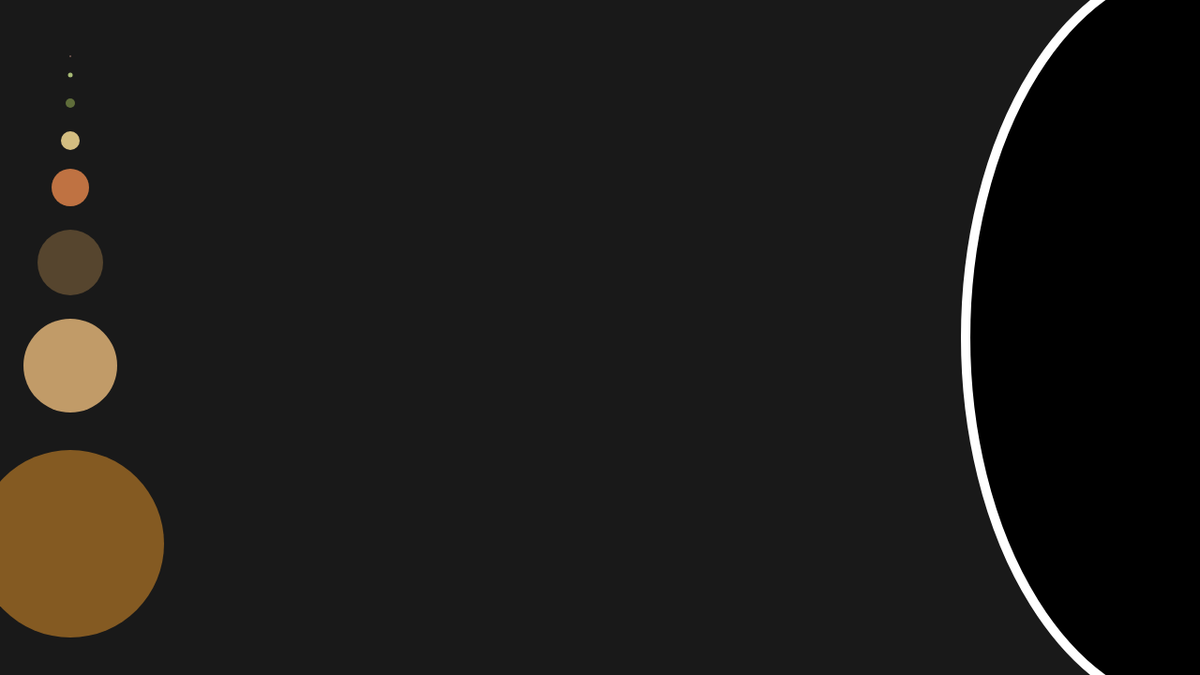
Frame 1 (no input)
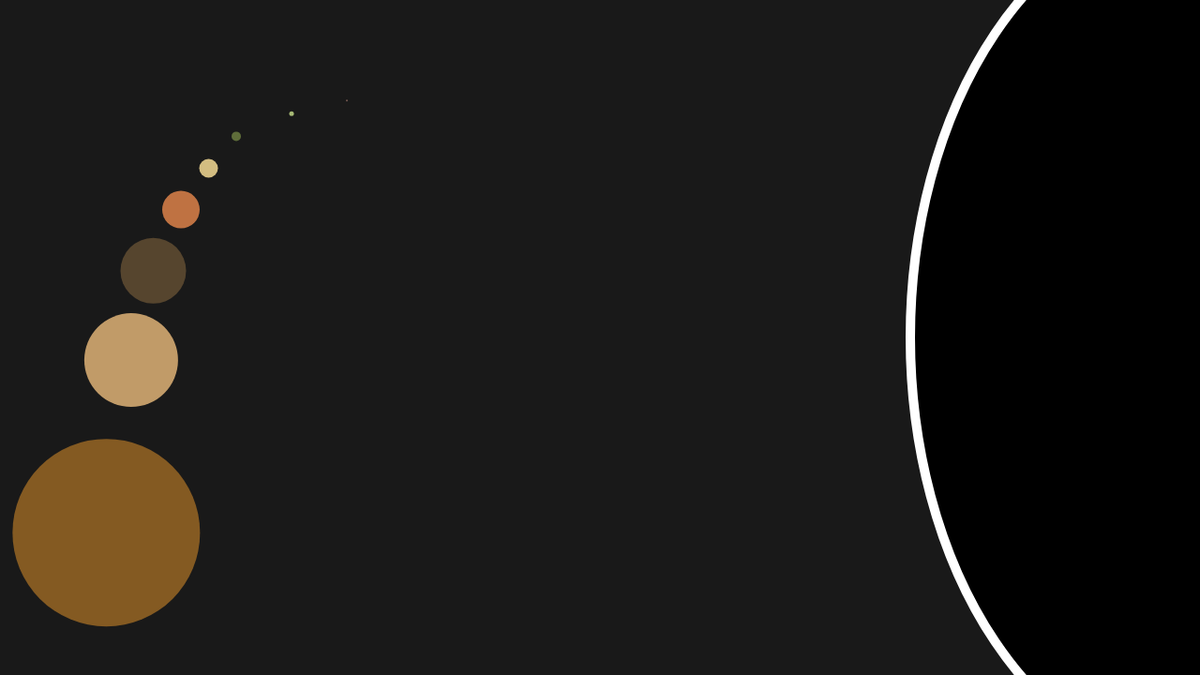
Frame 60 (no input)
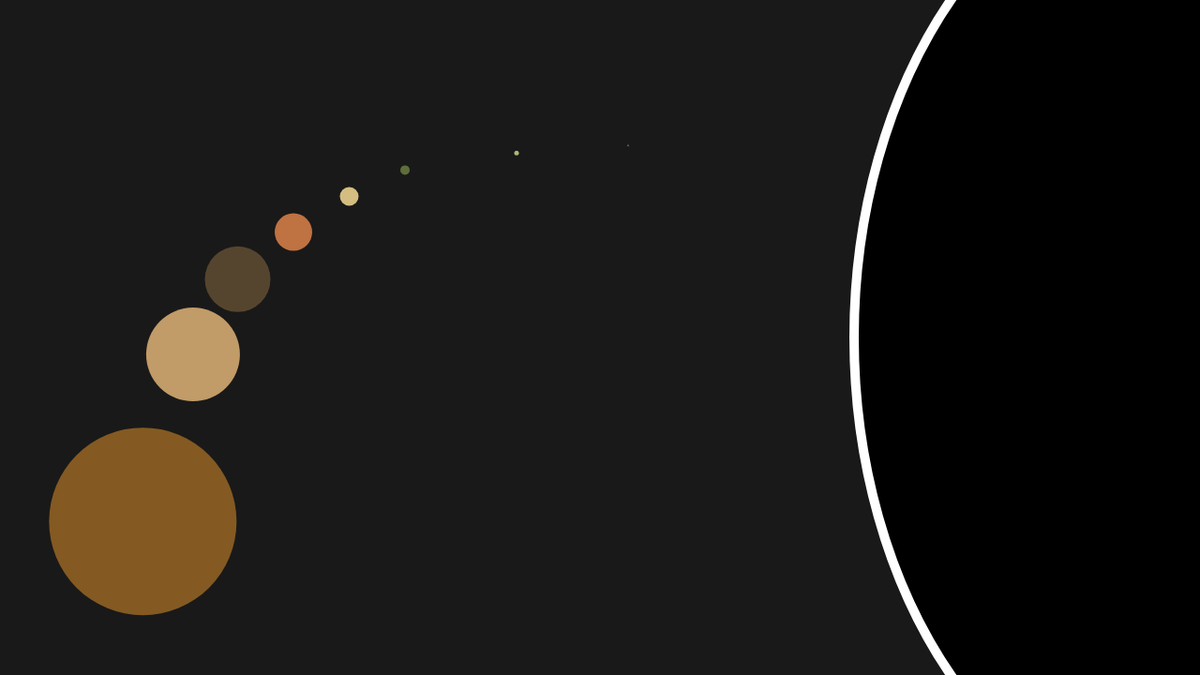
Frame 120 (the mouse pressed at the canvas centre since frame 60)

The p5.js sketch that drew these frames (run headless with seeded random() and noise() and a simulated clock; from frame 60 on, the mouse is pressed at the canvas centre):

// p5.js sketch
// ── sketch.js
	//variáveis X
	var ellipse1X = 75;
		ellipse2X = 75;
		ellipse3X = 75;
		ellipse4X = 75;
		ellipse5X = 75;
		ellipse6X = 75;
		ellipse7X = 75;
		ellipse8X = 75;

	//variáveis Y
		ellipse1Y = 60;
		ellipse2Y = 80;
		ellipse3Y = 110;
		ellipse4Y = 150;
		ellipse5Y = 200;
		ellipse6Y = 280;
		ellipse7Y = 390;
		ellipse8Y = 580;

	////variável ellipse 9 - buraco negro
	//TAMANHO
		ellipse9XX = 500;
		ellipse9YY = 500;

	//variáveis stroke ellipse9 [RGB]
		ellipse9stroke_R = 255;
		ellipse9stroke_G = 255;
		ellipse9stroke_B = 255;

	//variável stroke 
		strokeW = 10;




function setup() {

  createCanvas(1280, 720);

}


function draw () {

	background(25,25,25);
	noStroke();
	//ellipse1
	fill(119, 90, 82);
	ellipse(ellipse1X,ellipse1Y,2,2);
	//ellipse2
	fill(167, 186, 117);
	ellipse(ellipse2X,ellipse2Y,5,5);
	//ellipse3
	fill(95, 109, 58);
	ellipse(ellipse3X,ellipse3Y,10,10);
	//ellipse4
	fill(211, 189, 129);
	ellipse(ellipse4X,ellipse4Y,20,20);
	//ellipse5
	fill(191, 114, 66);
	ellipse(ellipse5X,ellipse5Y,40,40);
	//ellipse6
	fill(86, 69, 46);
	ellipse(ellipse6X,ellipse6Y,70,70);
	//ellipse7
	fill(193, 155, 104);
	ellipse(ellipse7X,ellipse7Y,100,100);
	//ellipse8
	fill(132, 90, 34);
	ellipse(ellipse8X,ellipse8Y,200,200);

	//movimentos X
	//ellipse1 movimento
	ellipse1X = ellipse1X + 5;

	//ellipse2 movimento
	ellipse2X = ellipse2X + 4;

	//ellipse3 movimento
	ellipse3X = ellipse3X + 3;

	//ellipse4 movimento
	ellipse4X = ellipse4X + 2.5;

	//ellipse5 movimento
	ellipse5X = ellipse5X + 2;

	//ellipse6 movimento
	ellipse6X = ellipse6X + 1.5;

	//ellipse7 movimento 
	ellipse7X = ellipse7X + 1.10;

	//ellipse8 movimento
	ellipse8X = ellipse8X + 0.65;

	//movimentos Y
	//ellipse 1 movimento
	ellipse1Y = ellipse1Y + 0.8;

	//ellipse2 movimento
	ellipse2Y = ellipse2Y + 0.7;

	//ellipse3 movimento
	ellipse3Y = ellipse3Y + 0.6;

	//ellipse4 movimento
	ellipse4Y = ellipse4Y + 0.5;

	//ellipse5 movimento
	ellipse5Y = ellipse5Y + 0.4;

	//ellipse6 movimento
	ellipse6Y = ellipse6Y + 0.15;

	//ellipse7 movimento
	ellipse7Y = ellipse7Y - 0.1;

	//ellipse8 movimento
	ellipse8Y = ellipse8Y - 0.2;




	//ellipse9 "buraco negro"
	stroke(ellipse9stroke_R,ellipse9stroke_G,ellipse9stroke_B);
	strokeWeight(strokeW);
	fill(0);
	ellipse(1280,height/2,ellipse9XX,ellipse9YY + 300);






	//ellipse9 movimento
	ellipse9XX = ellipse9XX + 2;
	ellipse9YY = ellipse9XX ;




	//ellipse9 alterações stroke (sobre o eixo x)
	{
		if (ellipse1X >= 1280 - ellipse9XX/2 - 1/*raio do planeta*/) {
			(ellipse9stroke_R = 119);
			(ellipse9stroke_G = 90);
			(ellipse9stroke_B = 82);
			(strokeW = strokeW + 0.1);
		}
	}

	{
		if (ellipse2X >= 1280 - ellipse9XX/2 - 2.5/*raio do planeta*/) {
			(ellipse9stroke_R = 167);
			(ellipse9stroke_G = 186);
			(ellipse9stroke_B = 117);
			(strokeW = strokeW + 0.1)
		}
	}

	{
		if (ellipse3X >= 1280 - ellipse9XX/2 - 5/*raio do planeta*/) {
			(ellipse9stroke_R = 95);
			(ellipse9stroke_G = 109);
			(ellipse9stroke_B = 58);
			(strokeW = strokeW + 0.1)
		}
	}

	{
		if (ellipse4X >= 1280 - ellipse9XX/2 - 10/*raio do planeta*/) {
			(ellipse9stroke_R = 211);
			(ellipse9stroke_G = 189);
			(ellipse9stroke_B = 129);
			(strokeW = strokeW + 0.1)
		}
	}

	{
		if (ellipse5X >= 1280 - ellipse9XX/2 - 20/*raio do planeta*/) {
			(ellipse9stroke_R = 191);
			(ellipse9stroke_G = 114);
			(ellipse9stroke_B = 66);
			(strokeW = strokeW + 0.2)
		}
	}

	{
		if (ellipse6X >= 1280 - ellipse9XX/2 - 35/*raio do planeta*/) {
			(ellipse9stroke_R = 86);
			(ellipse9stroke_G = 69);
			(ellipse9stroke_B = 46);
			(strokeW = strokeW + 0.2)
		}
	}

	{
		if (ellipse7X >= 1280 - ellipse9XX/2 - 50/*raio do planeta*/) {
			(ellipse9stroke_R = 193);
			(ellipse9stroke_G = 155); 
			(ellipse9stroke_B = 104);
			(strokeW = strokeW + 0.3)
		}
	}

		{
		if (ellipse8X >= 1280 - ellipse9XX/2 - 180/*raio do planeta*/) {
			(ellipse9stroke_R = 132);
			(ellipse9stroke_G = 90);
			(ellipse9stroke_B = 34);
			(strokeW = strokeW + 0.3)

		}
	}

	{
		if (strokeW > 300) {
			(strokeW = 300);
			(ellipse9stroke_R = ellipse9stroke_R + 1);
			(ellipse9stroke_G = ellipse9stroke_G + 1);
			(ellipse9stroke_B = ellipse9stroke_B + 1);
		}
	}

}
